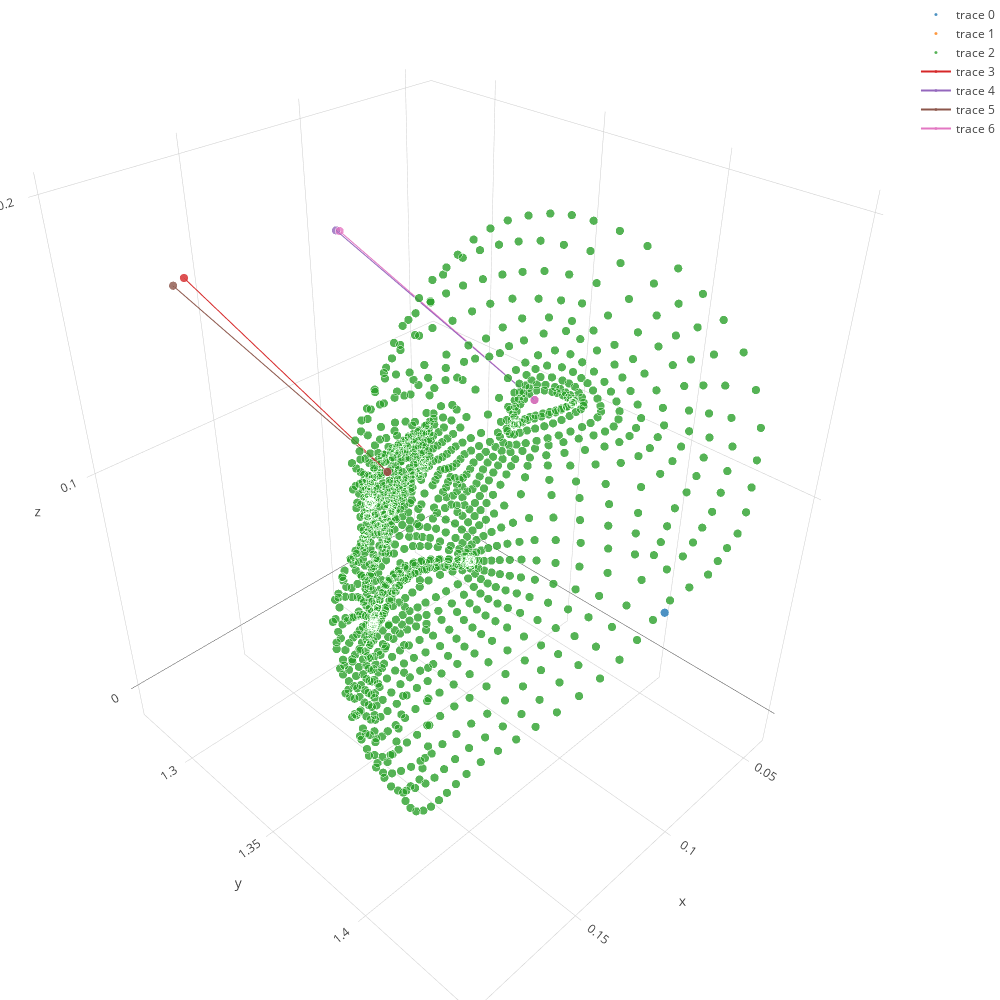

Source (notebook cell):
### Code cell
i = 9

point_traces = [
    create_trace_3d(data.reshape(-1, 3), **marker_style) 
    for data in [translations[i],
#                  markers,
                 np.stack((left_pupil_centers[i], right_pupil_centers[i])),
                 face_points_array[i]]
]

line_left_traces = [
    create_trace_3d(np.stack((left_pupil_centers[i], left_pupil_centers[i]+left_gazes_true[i]/10)), **line_style)
]
line_right_traces = [
    create_trace_3d(np.stack((right_pupil_centers[i], right_pupil_centers[i]+right_gazes_true[i]/10)), **line_style)
]

line_pred_left_traces = [
    create_trace_3d(np.stack((left_pupil_centers[i], left_pupil_centers[i]+left_gazes_pred[i]/10)), **line_style)
]
line_pred_right_traces = [
    create_trace_3d(np.stack((right_pupil_centers[i], right_pupil_centers[i]+right_gazes_pred[i]/10)), **line_style)
]

layout = go.Layout(margin=dict(l=0, r=0, b=0, t=0), width=1000, height=1000)

fig = go.Figure(data=point_traces+line_left_traces+line_right_traces+line_pred_left_traces+line_pred_right_traces,
                layout=layout)
iplot(fig, filename='simple-3d-scatter')

### Figure 1 — Plotly figure (JSON) as saved in the notebook; plotly's stock layout.template omitted (floating-point values rounded to 4 significant figures; data arrays with more than 128 entries replaced by an {"elided": "..."} marker saying what was removed)
{"data": [{"marker": {"line": {"color": "rgba(217, 217, 217, 0.14)", "width": 0.5}, "opacity": 0.8, "size": 3}, "mode": "markers", "type": "scatter3d", "uid": "f316af1e-9f9e-11e8-9bfb-d0817aa88a62", "x": [0.1152], "y": [1.447], "z": [0.09479]}, {"marker": {"line": {"color": "rgba(217, 217, 217, 0.14)", "width": 0.5}, "opacity": 0.8, "size": 3}, "mode": "markers", "type": "scatter3d", "uid": "f316b0d8-9f9e-11e8-99c8-d0817aa88a62", "x": [0.1535, 0.0854], "y": [1.367, 1.366], "z": [0.1259, 0.123]}, {"marker": {"line": {"color": "rgba(217, 217, 217, 0.14)", "width": 0.5}, "opacity": 0.8, "size": 3}, "mode": "markers", "type": "scatter3d", "uid": "f316b1c6-9f9e-11e8-be13-d0817aa88a62", "x": {"elided": "1347 float values"}, "y": {"elided": "1347 float values"}, "z": {"elided": "1347 float values"}}, {"marker": {"line": {"color": "rgba(217, 217, 217, 0.14)", "width": 0.5}, "opacity": 0.8, "size": 3}, "type": "scatter3d", "uid": "f316b298-9f9e-11e8-ad01-d0817aa88a62", "x": [0.1535, 0.1581], "y": [1.367, 1.273], "z": [0.1259, 0.1614]}, {"marker": {"line": {"color": "rgba(217, 217, 217, 0.14)", "width": 0.5}, "opacity": 0.8, "size": 3}, "type": "scatter3d", "uid": "f316b358-9f9e-11e8-8c90-d0817aa88a62", "x": [0.0854, 0.09182], "y": [1.366, 1.273], "z": [0.123, 0.1586]}, {"marker": {"line": {"color": "rgba(217, 217, 217, 0.14)", "width": 0.5}, "opacity": 0.8, "size": 3}, "type": "scatter3d", "uid": "f316b41e-9f9e-11e8-830b-d0817aa88a62", "x": [0.1535, 0.1632], "y": [1.367, 1.274], "z": [0.1259, 0.1606]}, {"marker": {"line": {"color": "rgba(217, 217, 217, 0.14)", "width": 0.5}, "opacity": 0.8, "size": 3}, "type": "scatter3d", "uid": "f316b4dc-9f9e-11e8-9252-d0817aa88a62", "x": [0.0854, 0.08976], "y": [1.366, 1.273], "z": [0.123, 0.1575]}], "layout": {"height": 1000, "margin": {"b": 0, "l": 0, "r": 0, "t": 0}, "width": 1000}}
